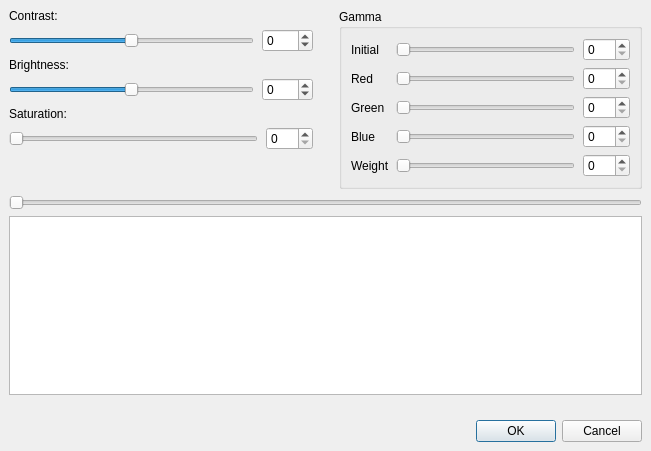
<ui version="4.0" >
 <class>eq2Dialog</class>
 <widget class="QDialog" name="eq2Dialog" >
  <property name="geometry" >
   <rect>
    <x>0</x>
    <y>0</y>
    <width>651</width>
    <height>451</height>
   </rect>
  </property>
  <property name="windowTitle" >
   <string>MPlayer eq2</string>
  </property>
  <layout class="QVBoxLayout" >
   <property name="margin" >
    <number>9</number>
   </property>
   <property name="spacing" >
    <number>6</number>
   </property>
   <item>
    <layout class="QHBoxLayout" >
     <property name="margin" >
      <number>0</number>
     </property>
     <property name="spacing" >
      <number>6</number>
     </property>
     <item>
      <layout class="QVBoxLayout" >
       <property name="margin" >
        <number>0</number>
       </property>
       <property name="spacing" >
        <number>6</number>
       </property>
       <item>
        <widget class="QLabel" name="label" >
         <property name="text" >
          <string>Contrast:</string>
         </property>
        </widget>
       </item>
       <item>
        <layout class="QHBoxLayout" >
         <property name="margin" >
          <number>0</number>
         </property>
         <property name="spacing" >
          <number>6</number>
         </property>
         <item>
          <widget class="QSlider" name="horizontalSliderContrast" >
           <property name="minimum" >
            <number>-200</number>
           </property>
           <property name="maximum" >
            <number>200</number>
           </property>
           <property name="orientation" >
            <enum>Qt::Horizontal</enum>
           </property>
          </widget>
         </item>
         <item>
          <spacer>
           <property name="orientation" >
            <enum>Qt::Horizontal</enum>
           </property>
           <property name="sizeType" >
            <enum>QSizePolicy::Fixed</enum>
           </property>
           <property name="sizeHint" >
            <size>
             <width>2</width>
             <height>20</height>
            </size>
           </property>
          </spacer>
         </item>
         <item>
          <widget class="QSpinBox" name="contrastSpinBox" >
           <property name="maximum" >
            <number>200</number>
           </property>
           <property name="minimum" >
            <number>-200</number>
           </property>
          </widget>
         </item>
        </layout>
       </item>
       <item>
        <widget class="QLabel" name="label_2" >
         <property name="text" >
          <string>Brightness:</string>
         </property>
        </widget>
       </item>
       <item>
        <layout class="QHBoxLayout" >
         <property name="margin" >
          <number>0</number>
         </property>
         <property name="spacing" >
          <number>6</number>
         </property>
         <item>
          <widget class="QSlider" name="horizontalSliderBrightness" >
           <property name="minimum" >
            <number>-100</number>
           </property>
           <property name="maximum" >
            <number>100</number>
           </property>
           <property name="orientation" >
            <enum>Qt::Horizontal</enum>
           </property>
          </widget>
         </item>
         <item>
          <spacer>
           <property name="orientation" >
            <enum>Qt::Horizontal</enum>
           </property>
           <property name="sizeType" >
            <enum>QSizePolicy::Fixed</enum>
           </property>
           <property name="sizeHint" >
            <size>
             <width>2</width>
             <height>20</height>
            </size>
           </property>
          </spacer>
         </item>
         <item>
          <widget class="QSpinBox" name="brightnessSpinBox" >
           <property name="maximum" >
            <number>100</number>
           </property>
           <property name="minimum" >
            <number>-100</number>
           </property>
          </widget>
         </item>
        </layout>
       </item>
       <item>
        <widget class="QLabel" name="label_3" >
         <property name="text" >
          <string>Saturation:</string>
         </property>
        </widget>
       </item>
       <item>
        <layout class="QHBoxLayout" >
         <property name="margin" >
          <number>0</number>
         </property>
         <property name="spacing" >
          <number>6</number>
         </property>
         <item>
          <widget class="QSlider" name="horizontalSliderSaturation" >
           <property name="maximum" >
            <number>300</number>
           </property>
           <property name="orientation" >
            <enum>Qt::Horizontal</enum>
           </property>
           <property name="tickInterval" >
            <number>1</number>
           </property>
          </widget>
         </item>
         <item>
          <spacer>
           <property name="orientation" >
            <enum>Qt::Horizontal</enum>
           </property>
           <property name="sizeType" >
            <enum>QSizePolicy::Fixed</enum>
           </property>
           <property name="sizeHint" >
            <size>
             <width>2</width>
             <height>20</height>
            </size>
           </property>
          </spacer>
         </item>
         <item>
          <widget class="QSpinBox" name="saturationSpinBox" >
           <property name="maximum" >
            <number>300</number>
           </property>
          </widget>
         </item>
        </layout>
       </item>
       <item>
        <spacer>
         <property name="orientation" >
          <enum>Qt::Vertical</enum>
         </property>
         <property name="sizeHint" >
          <size>
           <width>20</width>
           <height>1</height>
          </size>
         </property>
        </spacer>
       </item>
      </layout>
     </item>
     <item>
      <spacer>
       <property name="orientation" >
        <enum>Qt::Horizontal</enum>
       </property>
       <property name="sizeType" >
        <enum>QSizePolicy::Fixed</enum>
       </property>
       <property name="sizeHint" >
        <size>
         <width>20</width>
         <height>20</height>
        </size>
       </property>
      </spacer>
     </item>
     <item>
      <layout class="QVBoxLayout" >
       <property name="margin" >
        <number>0</number>
       </property>
       <property name="spacing" >
        <number>6</number>
       </property>
       <item>
        <widget class="QGroupBox" name="groupBox" >
         <property name="title" >
          <string>Gamma</string>
         </property>
         <layout class="QGridLayout" >
          <property name="margin" >
           <number>9</number>
          </property>
          <property name="spacing" >
           <number>6</number>
          </property>
          <item row="0" column="1" >
           <layout class="QHBoxLayout" >
            <property name="margin" >
             <number>0</number>
            </property>
            <property name="spacing" >
             <number>6</number>
            </property>
            <item>
             <widget class="QSlider" name="horizontalSliderInitial" >
              <property name="maximum" >
               <number>300</number>
              </property>
              <property name="orientation" >
               <enum>Qt::Horizontal</enum>
              </property>
             </widget>
            </item>
            <item>
             <spacer>
              <property name="orientation" >
               <enum>Qt::Horizontal</enum>
              </property>
              <property name="sizeType" >
               <enum>QSizePolicy::Fixed</enum>
              </property>
              <property name="sizeHint" >
               <size>
                <width>2</width>
                <height>20</height>
               </size>
              </property>
             </spacer>
            </item>
            <item>
             <widget class="QSpinBox" name="initialSpinBox" >
              <property name="maximum" >
               <number>300</number>
              </property>
             </widget>
            </item>
           </layout>
          </item>
          <item row="1" column="1" >
           <layout class="QHBoxLayout" >
            <property name="margin" >
             <number>0</number>
            </property>
            <property name="spacing" >
             <number>6</number>
            </property>
            <item>
             <widget class="QSlider" name="horizontalSliderRed" >
              <property name="maximum" >
               <number>300</number>
              </property>
              <property name="orientation" >
               <enum>Qt::Horizontal</enum>
              </property>
             </widget>
            </item>
            <item>
             <spacer>
              <property name="orientation" >
               <enum>Qt::Horizontal</enum>
              </property>
              <property name="sizeType" >
               <enum>QSizePolicy::Fixed</enum>
              </property>
              <property name="sizeHint" >
               <size>
                <width>2</width>
                <height>20</height>
               </size>
              </property>
             </spacer>
            </item>
            <item>
             <widget class="QSpinBox" name="redSpinBox" >
              <property name="maximum" >
               <number>300</number>
              </property>
             </widget>
            </item>
           </layout>
          </item>
          <item row="2" column="1" >
           <layout class="QHBoxLayout" >
            <property name="margin" >
             <number>0</number>
            </property>
            <property name="spacing" >
             <number>6</number>
            </property>
            <item>
             <widget class="QSlider" name="horizontalSliderGreen" >
              <property name="maximum" >
               <number>300</number>
              </property>
              <property name="orientation" >
               <enum>Qt::Horizontal</enum>
              </property>
             </widget>
            </item>
            <item>
             <spacer>
              <property name="orientation" >
               <enum>Qt::Horizontal</enum>
              </property>
              <property name="sizeType" >
               <enum>QSizePolicy::Fixed</enum>
              </property>
              <property name="sizeHint" >
               <size>
                <width>2</width>
                <height>20</height>
               </size>
              </property>
             </spacer>
            </item>
            <item>
             <widget class="QSpinBox" name="greenSpinBox" >
              <property name="maximum" >
               <number>300</number>
              </property>
             </widget>
            </item>
           </layout>
          </item>
          <item row="4" column="1" >
           <layout class="QHBoxLayout" >
            <property name="margin" >
             <number>0</number>
            </property>
            <property name="spacing" >
             <number>6</number>
            </property>
            <item>
             <widget class="QSlider" name="horizontalSliderWeight" >
              <property name="maximum" >
               <number>300</number>
              </property>
              <property name="orientation" >
               <enum>Qt::Horizontal</enum>
              </property>
             </widget>
            </item>
            <item>
             <spacer>
              <property name="orientation" >
               <enum>Qt::Horizontal</enum>
              </property>
              <property name="sizeType" >
               <enum>QSizePolicy::Fixed</enum>
              </property>
              <property name="sizeHint" >
               <size>
                <width>2</width>
                <height>20</height>
               </size>
              </property>
             </spacer>
            </item>
            <item>
             <widget class="QSpinBox" name="weightSpinBox" >
              <property name="maximum" >
               <number>300</number>
              </property>
             </widget>
            </item>
           </layout>
          </item>
          <item row="3" column="1" >
           <layout class="QHBoxLayout" >
            <property name="margin" >
             <number>0</number>
            </property>
            <property name="spacing" >
             <number>6</number>
            </property>
            <item>
             <widget class="QSlider" name="horizontalSliderBlue" >
              <property name="maximum" >
               <number>300</number>
              </property>
              <property name="orientation" >
               <enum>Qt::Horizontal</enum>
              </property>
             </widget>
            </item>
            <item>
             <spacer>
              <property name="orientation" >
               <enum>Qt::Horizontal</enum>
              </property>
              <property name="sizeType" >
               <enum>QSizePolicy::Fixed</enum>
              </property>
              <property name="sizeHint" >
               <size>
                <width>2</width>
                <height>20</height>
               </size>
              </property>
             </spacer>
            </item>
            <item>
             <widget class="QSpinBox" name="blueSpinBox" >
              <property name="maximum" >
               <number>300</number>
              </property>
             </widget>
            </item>
           </layout>
          </item>
          <item row="2" column="0" >
           <widget class="QLabel" name="label_8" >
            <property name="text" >
             <string>Green</string>
            </property>
           </widget>
          </item>
          <item row="1" column="0" >
           <widget class="QLabel" name="label_6" >
            <property name="text" >
             <string>Red</string>
            </property>
           </widget>
          </item>
          <item row="3" column="0" >
           <widget class="QLabel" name="label_9" >
            <property name="text" >
             <string>Blue</string>
            </property>
           </widget>
          </item>
          <item row="4" column="0" >
           <widget class="QLabel" name="label_7" >
            <property name="text" >
             <string>Weight</string>
            </property>
           </widget>
          </item>
          <item row="0" column="0" >
           <widget class="QLabel" name="label_5" >
            <property name="text" >
             <string>Initial</string>
            </property>
           </widget>
          </item>
         </layout>
        </widget>
       </item>
       <item>
        <spacer>
         <property name="orientation" >
          <enum>Qt::Vertical</enum>
         </property>
         <property name="sizeHint" >
          <size>
           <width>20</width>
           <height>1</height>
          </size>
         </property>
        </spacer>
       </item>
      </layout>
     </item>
    </layout>
   </item>
   <item>
    <widget class="QSlider" name="horizontalSlider" >
     <property name="orientation" >
      <enum>Qt::Horizontal</enum>
     </property>
    </widget>
   </item>
   <item>
    <widget class="QGraphicsView" name="graphicsView" />
   </item>
   <item>
    <spacer>
     <property name="orientation" >
      <enum>Qt::Vertical</enum>
     </property>
     <property name="sizeType" >
      <enum>QSizePolicy::Fixed</enum>
     </property>
     <property name="sizeHint" >
      <size>
       <width>20</width>
       <height>16</height>
      </size>
     </property>
    </spacer>
   </item>
   <item>
    <spacer>
     <property name="orientation" >
      <enum>Qt::Vertical</enum>
     </property>
     <property name="sizeType" >
      <enum>QSizePolicy::Ignored</enum>
     </property>
     <property name="sizeHint" >
      <size>
       <width>20</width>
       <height>16</height>
      </size>
     </property>
    </spacer>
   </item>
   <item>
    <widget class="QDialogButtonBox" name="buttonBox" >
     <property name="orientation" >
      <enum>Qt::Horizontal</enum>
     </property>
     <property name="standardButtons" >
      <set>QDialogButtonBox::Cancel|QDialogButtonBox::NoButton|QDialogButtonBox::Ok</set>
     </property>
    </widget>
   </item>
  </layout>
 </widget>
 <tabstops>
  <tabstop>horizontalSliderContrast</tabstop>
  <tabstop>contrastSpinBox</tabstop>
  <tabstop>horizontalSliderBrightness</tabstop>
  <tabstop>brightnessSpinBox</tabstop>
  <tabstop>horizontalSliderSaturation</tabstop>
  <tabstop>saturationSpinBox</tabstop>
  <tabstop>horizontalSliderInitial</tabstop>
  <tabstop>initialSpinBox</tabstop>
  <tabstop>horizontalSliderRed</tabstop>
  <tabstop>redSpinBox</tabstop>
  <tabstop>horizontalSliderGreen</tabstop>
  <tabstop>greenSpinBox</tabstop>
  <tabstop>horizontalSliderBlue</tabstop>
  <tabstop>blueSpinBox</tabstop>
  <tabstop>horizontalSliderWeight</tabstop>
  <tabstop>weightSpinBox</tabstop>
  <tabstop>horizontalSlider</tabstop>
  <tabstop>graphicsView</tabstop>
  <tabstop>buttonBox</tabstop>
 </tabstops>
 <resources/>
 <connections>
  <connection>
   <sender>buttonBox</sender>
   <signal>accepted()</signal>
   <receiver>eq2Dialog</receiver>
   <slot>accept()</slot>
   <hints>
    <hint type="sourcelabel" >
     <x>248</x>
     <y>254</y>
    </hint>
    <hint type="destinationlabel" >
     <x>157</x>
     <y>274</y>
    </hint>
   </hints>
  </connection>
  <connection>
   <sender>buttonBox</sender>
   <signal>rejected()</signal>
   <receiver>eq2Dialog</receiver>
   <slot>reject()</slot>
   <hints>
    <hint type="sourcelabel" >
     <x>316</x>
     <y>260</y>
    </hint>
    <hint type="destinationlabel" >
     <x>286</x>
     <y>274</y>
    </hint>
   </hints>
  </connection>
  <connection>
   <sender>horizontalSliderContrast</sender>
   <signal>valueChanged(int)</signal>
   <receiver>contrastSpinBox</receiver>
   <slot>setValue(int)</slot>
   <hints>
    <hint type="sourcelabel" >
     <x>138</x>
     <y>69</y>
    </hint>
    <hint type="destinationlabel" >
     <x>293</x>
     <y>69</y>
    </hint>
   </hints>
  </connection>
  <connection>
   <sender>horizontalSliderBrightness</sender>
   <signal>valueChanged(int)</signal>
   <receiver>brightnessSpinBox</receiver>
   <slot>setValue(int)</slot>
   <hints>
    <hint type="sourcelabel" >
     <x>138</x>
     <y>117</y>
    </hint>
    <hint type="destinationlabel" >
     <x>293</x>
     <y>117</y>
    </hint>
   </hints>
  </connection>
  <connection>
   <sender>horizontalSliderSaturation</sender>
   <signal>valueChanged(int)</signal>
   <receiver>saturationSpinBox</receiver>
   <slot>setValue(int)</slot>
   <hints>
    <hint type="sourcelabel" >
     <x>138</x>
     <y>165</y>
    </hint>
    <hint type="destinationlabel" >
     <x>293</x>
     <y>165</y>
    </hint>
   </hints>
  </connection>
  <connection>
   <sender>horizontalSliderInitial</sender>
   <signal>valueChanged(int)</signal>
   <receiver>initialSpinBox</receiver>
   <slot>setValue(int)</slot>
   <hints>
    <hint type="sourcelabel" >
     <x>490</x>
     <y>73</y>
    </hint>
    <hint type="destinationlabel" >
     <x>614</x>
     <y>73</y>
    </hint>
   </hints>
  </connection>
  <connection>
   <sender>horizontalSliderRed</sender>
   <signal>valueChanged(int)</signal>
   <receiver>redSpinBox</receiver>
   <slot>setValue(int)</slot>
   <hints>
    <hint type="sourcelabel" >
     <x>490</x>
     <y>101</y>
    </hint>
    <hint type="destinationlabel" >
     <x>614</x>
     <y>101</y>
    </hint>
   </hints>
  </connection>
  <connection>
   <sender>horizontalSliderGreen</sender>
   <signal>valueChanged(int)</signal>
   <receiver>greenSpinBox</receiver>
   <slot>setValue(int)</slot>
   <hints>
    <hint type="sourcelabel" >
     <x>490</x>
     <y>129</y>
    </hint>
    <hint type="destinationlabel" >
     <x>614</x>
     <y>129</y>
    </hint>
   </hints>
  </connection>
  <connection>
   <sender>horizontalSliderBlue</sender>
   <signal>valueChanged(int)</signal>
   <receiver>blueSpinBox</receiver>
   <slot>setValue(int)</slot>
   <hints>
    <hint type="sourcelabel" >
     <x>490</x>
     <y>157</y>
    </hint>
    <hint type="destinationlabel" >
     <x>614</x>
     <y>157</y>
    </hint>
   </hints>
  </connection>
  <connection>
   <sender>horizontalSliderWeight</sender>
   <signal>valueChanged(int)</signal>
   <receiver>weightSpinBox</receiver>
   <slot>setValue(int)</slot>
   <hints>
    <hint type="sourcelabel" >
     <x>490</x>
     <y>185</y>
    </hint>
    <hint type="destinationlabel" >
     <x>614</x>
     <y>185</y>
    </hint>
   </hints>
  </connection>
  <connection>
   <sender>contrastSpinBox</sender>
   <signal>valueChanged(int)</signal>
   <receiver>horizontalSliderContrast</receiver>
   <slot>setValue(int)</slot>
   <hints>
    <hint type="sourcelabel" >
     <x>293</x>
     <y>69</y>
    </hint>
    <hint type="destinationlabel" >
     <x>138</x>
     <y>69</y>
    </hint>
   </hints>
  </connection>
  <connection>
   <sender>brightnessSpinBox</sender>
   <signal>valueChanged(int)</signal>
   <receiver>horizontalSliderBrightness</receiver>
   <slot>setValue(int)</slot>
   <hints>
    <hint type="sourcelabel" >
     <x>293</x>
     <y>117</y>
    </hint>
    <hint type="destinationlabel" >
     <x>138</x>
     <y>117</y>
    </hint>
   </hints>
  </connection>
  <connection>
   <sender>saturationSpinBox</sender>
   <signal>valueChanged(int)</signal>
   <receiver>horizontalSliderSaturation</receiver>
   <slot>setValue(int)</slot>
   <hints>
    <hint type="sourcelabel" >
     <x>293</x>
     <y>165</y>
    </hint>
    <hint type="destinationlabel" >
     <x>138</x>
     <y>165</y>
    </hint>
   </hints>
  </connection>
  <connection>
   <sender>initialSpinBox</sender>
   <signal>valueChanged(int)</signal>
   <receiver>horizontalSliderInitial</receiver>
   <slot>setValue(int)</slot>
   <hints>
    <hint type="sourcelabel" >
     <x>614</x>
     <y>73</y>
    </hint>
    <hint type="destinationlabel" >
     <x>490</x>
     <y>73</y>
    </hint>
   </hints>
  </connection>
  <connection>
   <sender>redSpinBox</sender>
   <signal>valueChanged(int)</signal>
   <receiver>horizontalSliderRed</receiver>
   <slot>setValue(int)</slot>
   <hints>
    <hint type="sourcelabel" >
     <x>614</x>
     <y>101</y>
    </hint>
    <hint type="destinationlabel" >
     <x>490</x>
     <y>101</y>
    </hint>
   </hints>
  </connection>
  <connection>
   <sender>greenSpinBox</sender>
   <signal>valueChanged(int)</signal>
   <receiver>horizontalSliderGreen</receiver>
   <slot>setValue(int)</slot>
   <hints>
    <hint type="sourcelabel" >
     <x>614</x>
     <y>129</y>
    </hint>
    <hint type="destinationlabel" >
     <x>490</x>
     <y>129</y>
    </hint>
   </hints>
  </connection>
  <connection>
   <sender>blueSpinBox</sender>
   <signal>valueChanged(int)</signal>
   <receiver>horizontalSliderBlue</receiver>
   <slot>setValue(int)</slot>
   <hints>
    <hint type="sourcelabel" >
     <x>614</x>
     <y>157</y>
    </hint>
    <hint type="destinationlabel" >
     <x>490</x>
     <y>157</y>
    </hint>
   </hints>
  </connection>
  <connection>
   <sender>weightSpinBox</sender>
   <signal>valueChanged(int)</signal>
   <receiver>horizontalSliderWeight</receiver>
   <slot>setValue(int)</slot>
   <hints>
    <hint type="sourcelabel" >
     <x>614</x>
     <y>185</y>
    </hint>
    <hint type="destinationlabel" >
     <x>490</x>
     <y>185</y>
    </hint>
   </hints>
  </connection>
 </connections>
</ui>
